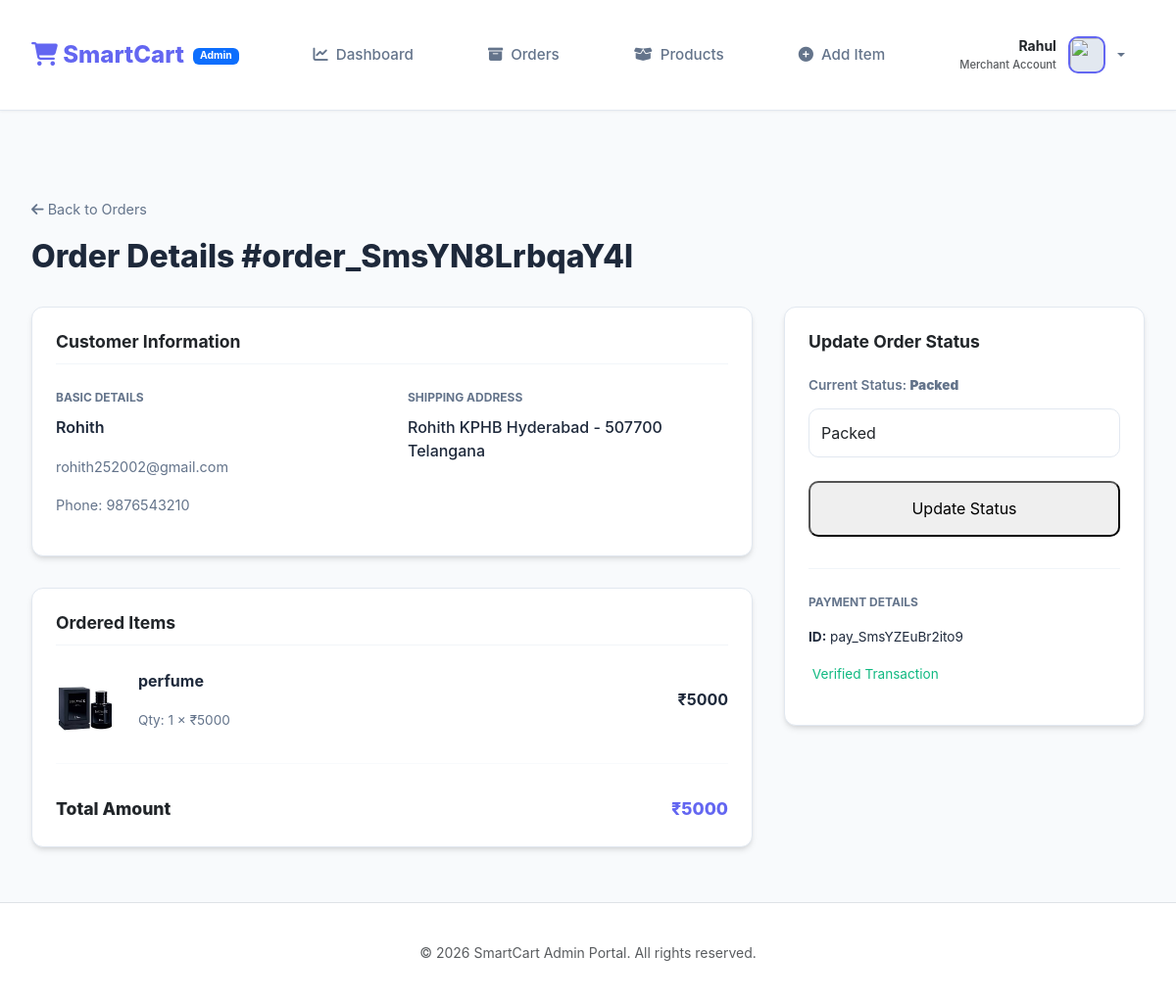
The app's page /admin/order/order_SmsYN8LrbqaY4l (signed in) with its own data.
### tables this page shows
CREATE TABLE orders (
        order_id TEXT PRIMARY KEY,
        user_id INTEGER,
        total_amount DECIMAL(10, 2),
        shipping_address TEXT,
        phone TEXT,
        payment_id TEXT,
        status TEXT DEFAULT 'Paid',
        created_at TIMESTAMP DEFAULT CURRENT_TIMESTAMP,
        FOREIGN KEY (user_id) REFERENCES users(user_id) ON DELETE SET NULL
    );

CREATE TABLE users (
        user_id INTEGER PRIMARY KEY AUTOINCREMENT,
        name TEXT NOT NULL,
        email TEXT UNIQUE NOT NULL,
        password TEXT NOT NULL,
        profile_image TEXT DEFAULT NULL,
        reset_token TEXT DEFAULT NULL,
        created_at TIMESTAMP DEFAULT CURRENT_TIMESTAMP
    );

CREATE TABLE order_items (
        item_id INTEGER PRIMARY KEY AUTOINCREMENT,
        order_id TEXT,
        product_id INTEGER,
        quantity INTEGER,
        price DECIMAL(10, 2),
        FOREIGN KEY (order_id) REFERENCES orders(order_id) ON DELETE CASCADE,
        FOREIGN KEY (product_id) REFERENCES products(product_id) ON DELETE SET NULL
    );

CREATE TABLE products (
        product_id INTEGER PRIMARY KEY AUTOINCREMENT,
        admin_id INTEGER,
        name TEXT NOT NULL,
        description TEXT,
        price DECIMAL(10, 2) NOT NULL,
        stock INTEGER DEFAULT 0,
        category TEXT,
        image TEXT,
        created_at TIMESTAMP DEFAULT CURRENT_TIMESTAMP,
        FOREIGN KEY (admin_id) REFERENCES admin(admin_id) ON DELETE SET NULL
    );

### app.py (the view)
@app.route('/admin/order/<string:order_id>')
def admin_order_details(order_id):
    if 'admin_id' not in session:
        return redirect(url_for('admin_login'))
    conn = get_db_connection()
    cursor = conn.cursor()
    cursor.execute("""
        SELECT o.*, u.name as user_name, u.email as user_email
        FROM orders o
        JOIN users u ON o.user_id = u.user_id
        WHERE o.order_id = ?
    """, (order_id,))
    order = cursor.fetchone()
    if not order:
        flash("Order not found!", "danger")
        return redirect(url_for('admin_orders'))
    cursor.execute("""
        SELECT oi.*, p.name, p.image
        FROM order_items oi
        JOIN products p ON oi.product_id = p.product_id
        WHERE oi.order_id = ?
    """, (order_id,))
    order_items = cursor.fetchall()
    cursor.close()
    conn.close()
    return render_template('admin/order_details.html', order=order, items=order_items)

### app.py (called while the page is built)
def get_db_connection():
    try:
        conn = sqlite3.connect(app.config['DATABASE_PATH'], detect_types=sqlite3.PARSE_DECLTYPES)
        conn.row_factory = sqlite3.Row
        conn.execute("PRAGMA foreign_keys = ON")
        return conn
    except sqlite3.Error as err:
        print(f"Error: {err}")
        return None

### templates/admin/order_details.html (shortened to what this page needs)
{% extends "admin/base.html" %}
{% block content %}
<div style="padding: 2rem 0;">
    <div style="margin-bottom: 2rem;">
        <a href="{{ url_for('admin_orders') }}" style="color: #64748b; text-decoration: none; font-size: 0.9rem;">
            <i class="fas fa-arrow-left"></i> Back to Orders
        </a>
        <h1 style="font-size: 2rem; font-weight: 800; margin-top: 1rem;">Order Details #{{ order.order_id }}</h1>
    </div>
    <div style="display: grid; grid-template-columns: 2fr 1fr; gap: 2rem;">
        <div style="display: flex; flex-direction: column; gap: 2rem;">
            <div class="card" style="border: 1px solid #e2e8f0;">
                <h3 style="font-size: 1.1rem; font-weight: 700; margin-bottom: 1.5rem; border-bottom: 1px solid #f1f5f9; padding-bottom: 0.75rem;">Customer Information</h3>
                <div style="display: grid; grid-template-columns: 1fr 1fr; gap: 2rem;">
                    <div>
                        <p style="font-size: 0.75rem; color: #64748b; text-transform: uppercase; font-weight: 700; margin-bottom: 0.5rem;">Basic Details</p>
                        <p style="font-weight: 600; color: #1e293b;">{{ order.user_name }}</p>
                        <p style="color: #64748b; font-size: 0.9rem;">{{ order.user_email }}</p>
                        <p style="color: #64748b; font-size: 0.9rem;">Phone: {{ order.phone }}</p>
                    </div>
                    <div>
                        <p style="font-size: 0.75rem; color: #64748b; text-transform: uppercase; font-weight: 700; margin-bottom: 0.5rem;">Shipping Address</p>
                        <p style="color: #1e293b; font-weight: 500; line-height: 1.5;">{{ order.shipping_address }}</p>
                    </div>
                </div>
            </div>
            <div class="card" style="border: 1px solid #e2e8f0;">
                <h3 style="font-size: 1.1rem; font-weight: 700; margin-bottom: 1.5rem; border-bottom: 1px solid #f1f5f9; padding-bottom: 0.75rem;">Ordered Items</h3>
                {% for item in items %}
                <div style="display: flex; gap: 1.5rem; align-items: center; padding-bottom: 1rem; margin-bottom: 1rem; border-bottom: 1px solid #f8fafc;">
                    <img src="{{ url_for('static', filename='uploads/product_images/' + item.image if item.image else 'default_product.png') }}"
                        style="width: 60px; height: 60px; border-radius: 10px; object-fit: cover;">
                    <div style="flex: 1;">
                        <p style="font-weight: 700; color: #1e293b;">{{ item.name }}</p>
                        <p style="font-size: 0.85rem; color: #64748b;">Qty: {{ item.quantity }} × ₹{{ item.price }}</p>
                    </div>
                    <p style="font-weight: 700; color: #1e293b;">₹{{ item.quantity * item.price }}</p>
                </div>
                {% endfor %}
                <div style="display: flex; justify-content: space-between; padding-top: 1rem;">
                    <span style="font-size: 1.1rem; font-weight: 800;">Total Amount</span>
                    <span style="font-size: 1.1rem; font-weight: 800; color: #6366f1;">₹{{ order.total_amount }}</span>
                </div>
            </div>
        </div>
        <div style="display: flex; flex-direction: column; gap: 2rem;">
            <div class="card" style="border: 1px solid #e2e8f0; position: sticky; top: 100px;">
                <h3 style="font-size: 1.1rem; font-weight: 700; margin-bottom: 1.5rem;">Update Order Status</h3>
                <form action="{{ url_for('update_order_status', order_id=order.order_id) }}" method="POST">
                    <div style="margin-bottom: 1.5rem;">
                        <label style="display: block; font-size: 0.85rem; font-weight: 600; color: #64748b; margin-bottom: 0.75rem;">Current Status: <strong>{{ order.status }}</strong></label>
                        <select name="status" class="form-control" style="border-radius: 10px; padding: 0.75rem;">
                            <option value="Packed" {% if order.status == 'Packed' %}selected{% endif %}>Packed</option>
                        </select>
                    </div>
                    <button type="submit" class="btn-gradient" style="width: 100%; border-radius: 10px; padding: 0.85rem;">
                        Update Status
                    </button>
                </form>
                <div style="margin-top: 2rem; padding-top: 1.5rem; border-top: 1px solid #f1f5f9;">
                    <p style="font-size: 0.75rem; color: #64748b; text-transform: uppercase; font-weight: 700; margin-bottom: 1rem;">Payment Details</p>
                    <p style="font-size: 0.85rem; color: #1e293b;"><strong>ID:</strong> {{ order.payment_id }}</p>
                    <p style="font-size: 0.85rem; color: #10b981; margin-top: 0.5rem;"> Verified Transaction</p>
                </div>
            </div>
        </div>
    </div>
</div>
{% endblock %}

### static/css/style.css (style rules this page uses)
:root { --primary-color: #4f46e5; --primary-hover: #4338ca; --secondary-color: #f8fafc; --accent-color: #06b6d4; --text-primary: #1e293b; --text-secondary: #64748b; --bg-main: #f1f5f9; --card-bg: #ffffff; --success: #10b981; --danger: #ef4444; --warning: #f59e0b; --shadow: 0 4px 6px -1px rgb(0 0 0 / 0.1), 0 2px 4px -2px rgb(0 0 0 / 0.1); --shadow-lg: 0 10px 15px -3px rgb(0 0 0 / 0.1), 0 4px 6px -4px rgb(0 0 0 / 0.1); --radius: 12px; }
* { margin: 0; padding: 0; box-sizing: border-box; font-family: 'Inter', -apple-system, sans-serif; }
body { background-color: var(--bg-main); color: var(--text-primary); line-height: 1.6; }
.form-control { width: 100%; padding: 0.75rem 1rem; border: 1px solid #e2e8f0; border-radius: 8px; outline: none; transition: border-color 0.2s; }
.card { background: white; border-radius: var(--radius); padding: 1.5rem; box-shadow: var(--shadow); }

### templates/admin/base.html (style rules this page uses)
:root { --primary-color: #6366f1; --secondary-color: #4f46e5; --bg-light: #f8fafc; --text-primary: #1e293b; --text-secondary: #64748b; }
body { font-family: 'Inter', sans-serif; background-color: var(--bg-light); color: var(--text-primary); }

### records on screen
orders: order_id "order_SmsYN8LrbqaY4l", phone "9876543210", shipping_address "Rohith KPHB Hyderabad - 507700 Telangana", total_amount "5000", status "Packed", payment_id "pay_SmsYZEuBr2ito9"
users: user_name "Rohith", user_email "rohith252002@gmail.com"
order_items: image (picture), name "perfume", quantity "1", price "5000", item.quantity*item.price "5000"

### other values on screen
{{ session.get('admin_name', 'Admin') }} "Rahul"
